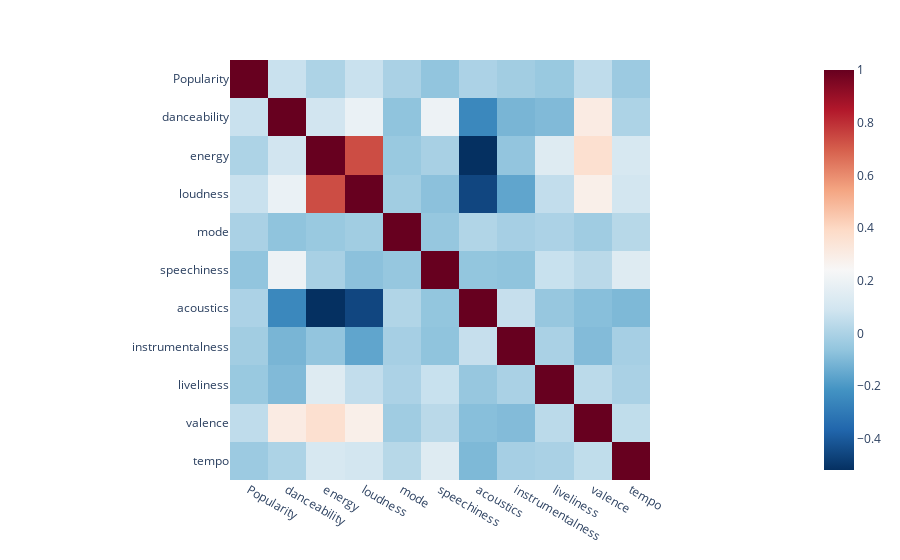

Notebook code for this chart:
### Code cell
import plotly.express as px
fig = px.imshow(spotify_correlation.corr(method='pearson', numeric_only=False), color_continuous_scale='RdBu_r')
fig.show()

### Figure 1 — Plotly figure (JSON) as saved in the notebook; plotly's stock layout.template omitted (floating-point values rounded to 4 significant figures)
{"data": [{"coloraxis": "coloraxis", "hovertemplate": "x: %{x}<br>y: %{y}<br>color: %{z}<extra></extra>", "name": "0", "type": "heatmap", "x": ["Popularity", "danceability", "energy", "loudness", "mode", "speechiness", "acoustics", "instrumentalness", "liveliness", "valence", "tempo"], "xaxis": "x", "y": ["Popularity", "danceability", "energy", "loudness", "mode", "speechiness", "acoustics", "instrumentalness", "liveliness", "valence", "tempo"], "yaxis": "y", "z": [[1, 0.06935, 0.0009462, 0.06835, -0.006227, -0.06234, 0.0003634, -0.02568, -0.04661, 0.0449, -0.0392], [0.06935, 1, 0.09116, 0.1894, -0.06713, 0.2002, -0.2525, -0.1112, -0.09637, 0.3051, 0.001918], [0.0009462, 0.09116, 1, 0.7363, -0.04631, -0.00989, -0.519, -0.0611, 0.1417, 0.3635, 0.1125], [0.06835, 0.1894, 0.7363, 1, -0.02741, -0.07487, -0.4559, -0.159, 0.05243, 0.2851, 0.09654], [-0.006227, -0.06713, -0.04631, -0.02741, 1, -0.05332, 0.01029, -0.01448, 0.0002313, -0.03028, 0.02477], [-0.06234, 0.2002, -0.00989, -0.07487, -0.05332, 1, -0.0599, -0.0666, 0.06769, 0.03274, 0.1399], [0.0003634, -0.2525, -0.519, -0.4559, 0.01029, -0.0599, 1, 0.0619, -0.05171, -0.08178, -0.1011], [-0.02568, -0.1112, -0.0611, -0.159, -0.01448, -0.0666, 0.0619, 1, -0.005662, -0.09247, -0.01496], [-0.04661, -0.09637, 0.1417, 0.05243, 0.0002313, 0.06769, -0.05171, -0.005662, 1, 0.03628, -0.00553], [0.0449, 0.3051, 0.3635, 0.2851, -0.03028, 0.03274, -0.08178, -0.09247, 0.03628, 1, 0.04855], [-0.0392, 0.001918, 0.1125, 0.09654, 0.02477, 0.1399, -0.1011, -0.01496, -0.00553, 0.04855, 1]]}], "layout": {"coloraxis": {"colorscale": [[0, "rgb(5,48,97)"], [0.1, "rgb(33,102,172)"], [0.2, "rgb(67,147,195)"], [0.3, "rgb(146,197,222)"], [0.4, "rgb(209,229,240)"], [0.5, "rgb(247,247,247)"], [0.6, "rgb(253,219,199)"], [0.7, "rgb(244,165,130)"], [0.8, "rgb(214,96,77)"], [0.9, "rgb(178,24,43)"], [1, "rgb(103,0,31)"]]}, "margin": {"t": 60}, "xaxis": {"anchor": "y", "constrain": "domain", "domain": [0, 1], "scaleanchor": "y"}, "yaxis": {"anchor": "x", "autorange": "reversed", "constrain": "domain", "domain": [0, 1]}}}
